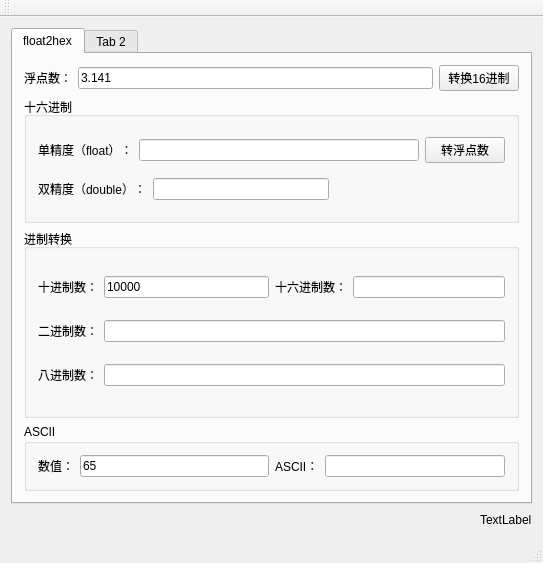
<?xml version="1.0" encoding="UTF-8"?>
<ui version="4.0">
 <class>MainWindow</class>
 <widget class="QMainWindow" name="MainWindow">
  <property name="geometry">
   <rect>
    <x>0</x>
    <y>0</y>
    <width>543</width>
    <height>563</height>
   </rect>
  </property>
  <property name="windowTitle">
   <string>MainWindow</string>
  </property>
  <property name="windowIcon">
   <iconset>
    <normaloff>icon/icon.gif</normaloff>icon/icon.gif</iconset>
  </property>
  <widget class="QWidget" name="centralWidget">
   <layout class="QGridLayout" name="gridLayout_5">
    <item row="0" column="0">
     <widget class="QTabWidget" name="tabWidget">
      <property name="currentIndex">
       <number>0</number>
      </property>
      <widget class="QWidget" name="tab">
       <attribute name="title">
        <string>float2hex</string>
       </attribute>
       <layout class="QGridLayout" name="gridLayout_3" rowstretch="1,2,3,1">
        <item row="0" column="0">
         <layout class="QHBoxLayout" name="horizontalLayout">
          <item>
           <widget class="QLabel" name="label">
            <property name="text">
             <string>浮点数：</string>
            </property>
           </widget>
          </item>
          <item>
           <widget class="QLineEdit" name="lineEdit_float">
            <property name="inputMethodHints">
             <set>Qt::ImhNone</set>
            </property>
            <property name="text">
             <string>3.141</string>
            </property>
           </widget>
          </item>
          <item>
           <widget class="QPushButton" name="pushButton_floatToHex">
            <property name="text">
             <string>转换16进制</string>
            </property>
           </widget>
          </item>
         </layout>
        </item>
        <item row="1" column="0">
         <widget class="QGroupBox" name="groupBox">
          <property name="title">
           <string>十六进制</string>
          </property>
          <layout class="QGridLayout" name="gridLayout">
           <item row="0" column="0">
            <layout class="QHBoxLayout" name="horizontalLayout_2">
             <item>
              <widget class="QLabel" name="label_2">
               <property name="text">
                <string>单精度（float）：</string>
               </property>
              </widget>
             </item>
             <item>
              <widget class="QLineEdit" name="lineEdit_floatHex">
               <property name="maxLength">
                <number>8</number>
               </property>
              </widget>
             </item>
             <item>
              <widget class="QPushButton" name="pushButton_HexToFloat">
               <property name="text">
                <string>转浮点数</string>
               </property>
              </widget>
             </item>
            </layout>
           </item>
           <item row="1" column="0">
            <layout class="QHBoxLayout" name="horizontalLayout_3">
             <item>
              <widget class="QLabel" name="label_3">
               <property name="text">
                <string>双精度（double）：</string>
               </property>
              </widget>
             </item>
             <item>
              <widget class="QLineEdit" name="lineEdit_doubleHex">
               <property name="maxLength">
                <number>16</number>
               </property>
              </widget>
             </item>
             <item>
              <spacer name="horizontalSpacer">
               <property name="orientation">
                <enum>Qt::Horizontal</enum>
               </property>
               <property name="sizeHint" stdset="0">
                <size>
                 <width>40</width>
                 <height>20</height>
                </size>
               </property>
              </spacer>
             </item>
            </layout>
           </item>
          </layout>
         </widget>
        </item>
        <item row="2" column="0">
         <widget class="QGroupBox" name="groupBox_2">
          <property name="title">
           <string>进制转换</string>
          </property>
          <layout class="QGridLayout" name="gridLayout_2">
           <item row="0" column="0">
            <layout class="QHBoxLayout" name="horizontalLayout_5">
             <item>
              <widget class="QLabel" name="label_4">
               <property name="text">
                <string>十进制数：</string>
               </property>
              </widget>
             </item>
             <item>
              <widget class="QLineEdit" name="lineEdit_DecNum">
               <property name="text">
                <string>10000</string>
               </property>
              </widget>
             </item>
            </layout>
           </item>
           <item row="0" column="1">
            <layout class="QHBoxLayout" name="horizontalLayout_8">
             <item>
              <widget class="QLabel" name="label_7">
               <property name="text">
                <string>十六进制数：</string>
               </property>
              </widget>
             </item>
             <item>
              <widget class="QLineEdit" name="lineEdit_HexNum"/>
             </item>
            </layout>
           </item>
           <item row="1" column="0" colspan="2">
            <layout class="QHBoxLayout" name="horizontalLayout_6">
             <item>
              <widget class="QLabel" name="label_5">
               <property name="text">
                <string>二进制数：</string>
               </property>
              </widget>
             </item>
             <item>
              <widget class="QLineEdit" name="lineEdit_BinNum"/>
             </item>
            </layout>
           </item>
           <item row="2" column="0" colspan="2">
            <layout class="QHBoxLayout" name="horizontalLayout_7">
             <item>
              <widget class="QLabel" name="label_6">
               <property name="text">
                <string>八进制数：</string>
               </property>
              </widget>
             </item>
             <item>
              <widget class="QLineEdit" name="lineEdit_OctNum"/>
             </item>
            </layout>
           </item>
          </layout>
         </widget>
        </item>
        <item row="3" column="0">
         <widget class="QGroupBox" name="groupBox_3">
          <property name="title">
           <string>ASCII</string>
          </property>
          <layout class="QGridLayout" name="gridLayout_4">
           <item row="0" column="0">
            <layout class="QHBoxLayout" name="horizontalLayout_9">
             <item>
              <widget class="QLabel" name="label_8">
               <property name="text">
                <string>数值：</string>
               </property>
              </widget>
             </item>
             <item>
              <widget class="QLineEdit" name="lineEdit_num">
               <property name="text">
                <string>65</string>
               </property>
               <property name="maxLength">
                <number>3</number>
               </property>
              </widget>
             </item>
            </layout>
           </item>
           <item row="0" column="1">
            <layout class="QHBoxLayout" name="horizontalLayout_10">
             <item>
              <widget class="QLabel" name="label_9">
               <property name="text">
                <string>ASCII：</string>
               </property>
              </widget>
             </item>
             <item>
              <widget class="QLineEdit" name="lineEdit_asciiCode">
               <property name="maxLength">
                <number>1</number>
               </property>
               <property name="readOnly">
                <bool>false</bool>
               </property>
              </widget>
             </item>
            </layout>
           </item>
          </layout>
         </widget>
        </item>
       </layout>
      </widget>
      <widget class="QWidget" name="tab_2">
       <attribute name="title">
        <string>Tab 2</string>
       </attribute>
      </widget>
     </widget>
    </item>
    <item row="1" column="0">
     <layout class="QHBoxLayout" name="horizontalLayout_4">
      <item>
       <spacer name="horizontalSpacer_2">
        <property name="orientation">
         <enum>Qt::Horizontal</enum>
        </property>
        <property name="sizeHint" stdset="0">
         <size>
          <width>40</width>
          <height>20</height>
         </size>
        </property>
       </spacer>
      </item>
      <item>
       <widget class="QLabel" name="label_dynamicTime">
        <property name="text">
         <string>TextLabel</string>
        </property>
       </widget>
      </item>
     </layout>
    </item>
   </layout>
  </widget>
  <widget class="QMenuBar" name="menuBar">
   <property name="geometry">
    <rect>
     <x>0</x>
     <y>0</y>
     <width>543</width>
     <height>21</height>
    </rect>
   </property>
  </widget>
  <widget class="QToolBar" name="mainToolBar">
   <attribute name="toolBarArea">
    <enum>TopToolBarArea</enum>
   </attribute>
   <attribute name="toolBarBreak">
    <bool>false</bool>
   </attribute>
  </widget>
  <widget class="QStatusBar" name="statusBar"/>
 </widget>
 <layoutdefault spacing="6" margin="11"/>
 <resources/>
 <connections/>
</ui>
